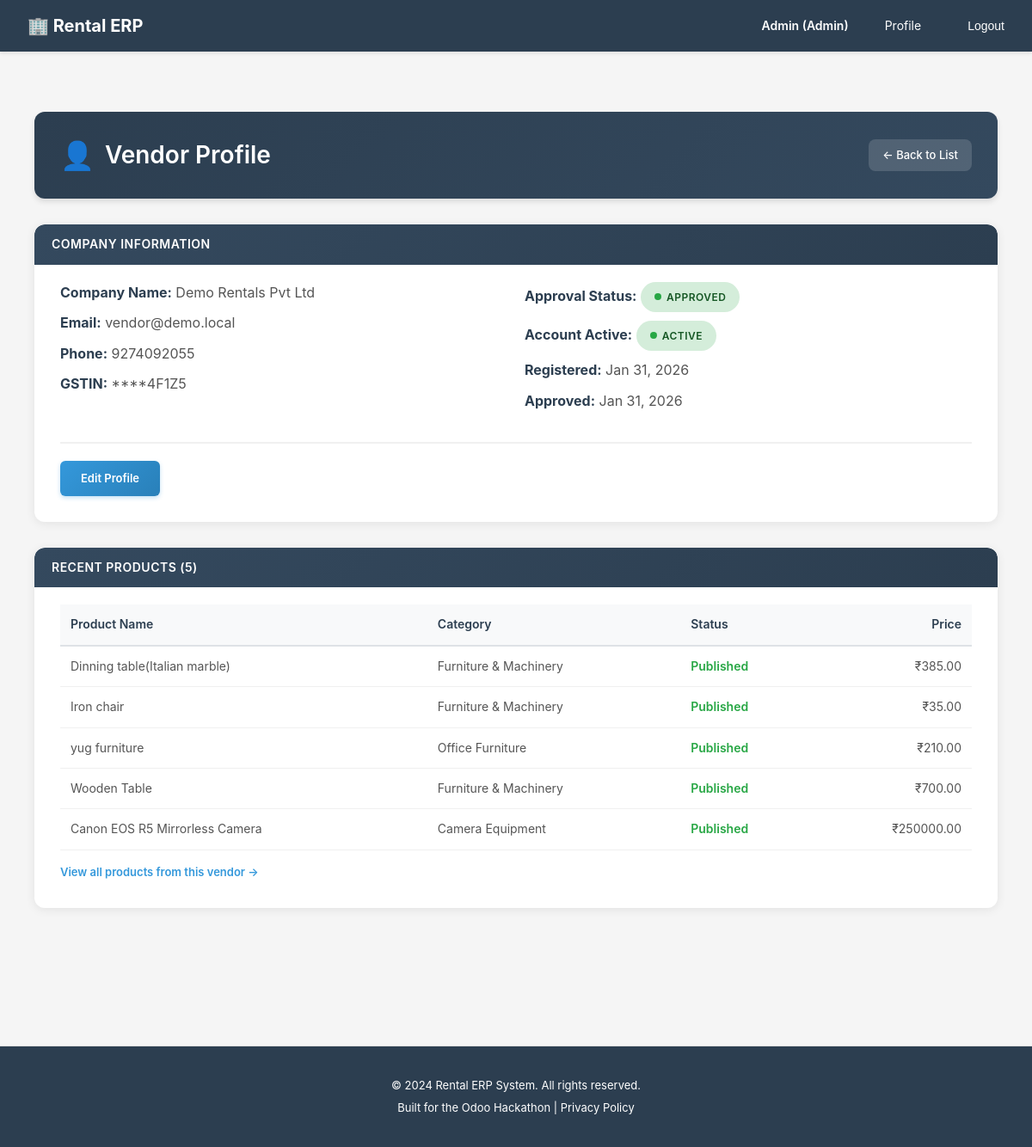
The app's page /accounts/admin/vendors/1/profile/ (signed in), older data.
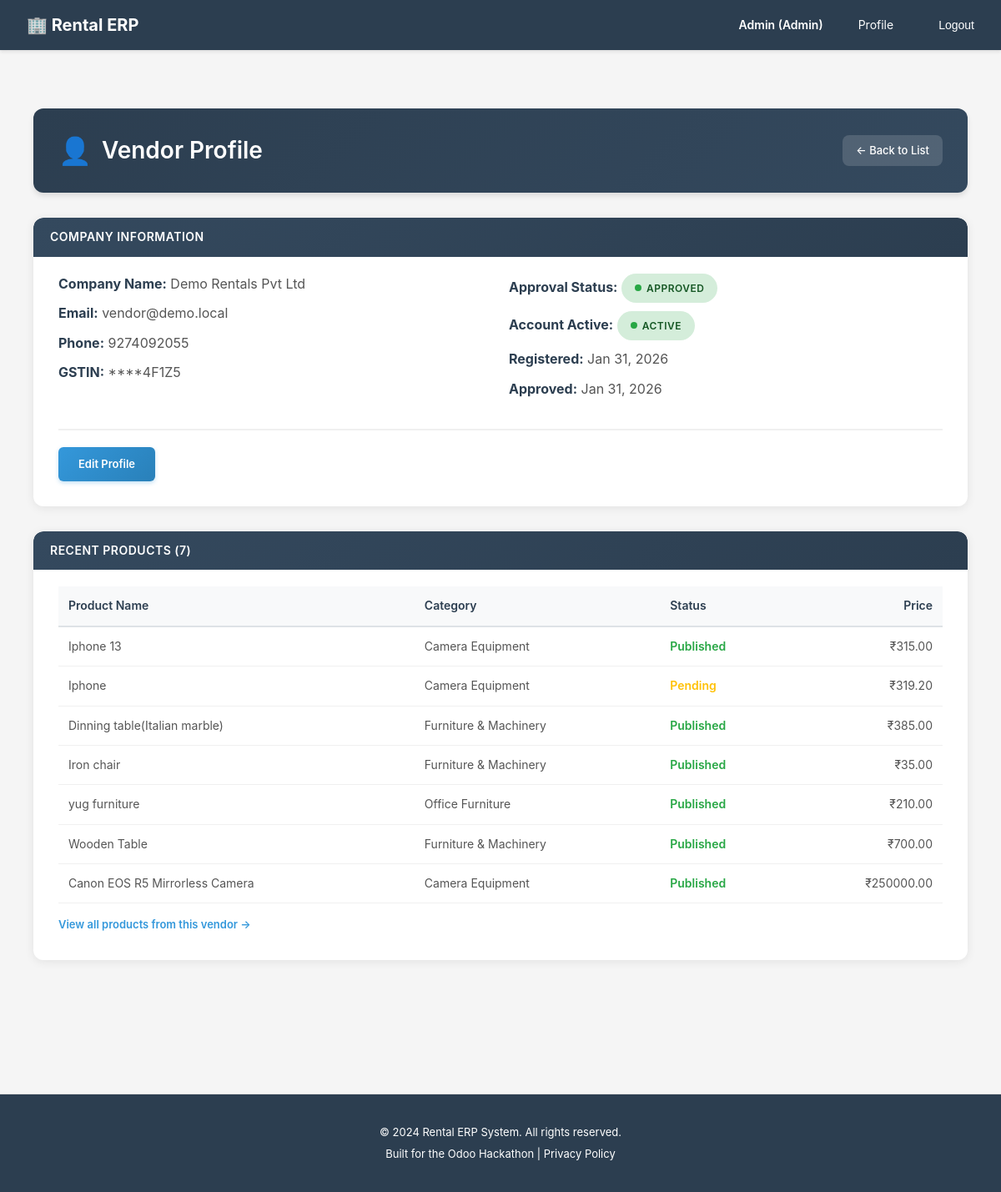
The same page, newer data.
### catalog/models.py (models this page shows, shortened)
class Product(models.Model):
    vendor = models.ForeignKey(
        settings.AUTH_USER_MODEL,
        on_delete=models.CASCADE,
        related_name='products',
        limit_choices_to={'role': 'vendor'},
        help_text="Vendor who owns this product"
    )
    category = models.ForeignKey(
        ProductCategory,
        on_delete=models.SET_NULL,
        blank=True,
        null=True,
        related_name='products',
        help_text="Product classification for filtering"
    )
    name = models.CharField(
        max_length=255,
        help_text="Product name (e.g., 'Canon EOS R5 Mirrorless Camera')"
    )
    slug = models.SlugField(
        max_length=255,
        unique=True,
        help_text="URL-friendly identifier"
    )
    description = models.TextField(
        help_text="Detailed product description for customer decision-making"
    )
    short_description = models.CharField(
        max_length=500,
        blank=True,
        null=True,
        help_text="Brief summary for product listings"
    )
    image_main = models.ImageField(
        upload_to='products/images/',
        blank=True,
        null=True,
        help_text="Primary product image"
    )
    is_rentable = models.BooleanField(
        default=True,
        help_text="Can this product be rented? (vs purchase-only)"
    )
    is_published = models.BooleanField(
        default=False,
        help_text="Visible on website. Vendors can unpublish temporarily."
    )
    quantity_on_hand = models.PositiveIntegerField(
        default=0,
        help_text="Total physical inventory owned by vendor"
    )
    cost_price = models.DecimalField(
        max_digits=10,
        decimal_places=2,
        validators=[MinValueValidator(0)],
        help_text="Vendor's acquisition cost (for margin calculation)"
    )
    attributes = models.JSONField(
        default=dict,
        blank=True,
        help_text="Dynamic attributes like Brand, Model, Color (JSON: {'brand': 'Canon', 'model': 'EOS R5'})"
    )
    meta_title = models.CharField(
        max_length=255,
        blank=True,
        null=True,
        help_text="SEO page title"
    )
    meta_description = models.TextField(
        blank=True,
        null=True,
        help_text="SEO meta description"
    )
    created_at = models.DateTimeField(auto_now_add=True)
    updated_at = models.DateTimeField(auto_now=True)
    class Meta:
        db_table = 'products'
        verbose_name = 'Product'
        verbose_name_plural = 'Products'
        ordering = ['-created_at']
        indexes = [
            models.Index(fields=['vendor', 'is_published']),
            models.Index(fields=['category', 'is_published']),
            models.Index(fields=['slug']),
        ]

class ProductCategory(models.Model):
    name = models.CharField(
        max_length=100,
        unique=True,
        help_text="Category name (e.g., 'Camera Equipment', 'Furniture')"
    )
    slug = models.SlugField(
        max_length=100,
        unique=True,
        help_text="URL-friendly identifier"
    )
    parent = models.ForeignKey(
        'self',
        on_delete=models.CASCADE,
        blank=True,
        null=True,
        related_name='subcategories',
        help_text="Parent category for hierarchical structure"
    )
    description = models.TextField(
        blank=True,
        null=True,
        help_text="Category description for SEO and customer guidance"
    )
    is_active = models.BooleanField(
        default=True,
        help_text="Show/hide category on website"
    )
    created_at = models.DateTimeField(auto_now_add=True)
    updated_at = models.DateTimeField(auto_now=True)
    class Meta:
        db_table = 'product_categories'
        verbose_name = 'Product Category'
        verbose_name_plural = 'Product Categories'
        ordering = ['name']

### accounts/decorators.py (the view)
        def wrapper(request, *args, **kwargs):
            if not request.user.is_authenticated:
                return redirect('accounts:login')
            if request.user.role not in allowed_roles:
                return HttpResponseForbidden('You do not have access to this page.')
            return view_func(request, *args, **kwargs)

### rental_erp/compliance.py (called while the page is built)
    def process_request(self, request):
        if not request.user.is_authenticated:
            return None
        if request.method == 'GET':
            path_lower = request.path.lower()
            for model in self.PERSONAL_DATA_MODELS:
                if model in path_lower:
                    self._log_data_access(request, model)
                    break
        return None

    def process_request(self, request):
        if not request.user.is_authenticated:
            return None
        consent_key = f'gdpr_consent:{request.user.id}'
        has_consent = cache.get(consent_key)
        if has_consent is None:
            cache.set(consent_key, True, 86400)  # Cache for 24 hours
        return None

    def process_response(self, request, response):
        response['X-Privacy-Policy'] = '/privacy-policy/'
        if hasattr(settings, 'DATA_RETENTION_DAYS'):
            response['X-Data-Retention-Days'] = str(settings.DATA_RETENTION_DAYS)
        return response

### rental_erp/encryption.py (called while the page is built)
def mask_sensitive_data(data, pattern='****', show_last=4):
    if not data or len(data) <= show_last:
        return pattern
    visible = data[-show_last:]
    return pattern + visible

### templates/accounts/admin_vendor_profile.html (shortened to what this page needs)
{% extends 'base.html' %}
{% block content %}
<div class="vendor-profile-container">
    <div class="page-header">
        <h2>Vendor Profile</h2>
        <a href="{% url 'accounts:admin_vendor_list' %}" class="back-link">← Back to List</a>
    </div>
    <div class="card-modern">
        <div class="card-body">
            <h3 class="section-header">Company Information</h3>
            <div class="info-grid">
                <div>
                    <p class="info-row"><strong>Company Name:</strong> {{ vendor.company_name }}</p>
                    <p class="info-row"><strong>Email:</strong> {{ vendor.user.email }}</p>
                    <p class="info-row"><strong>Phone:</strong> {{ vendor.user.phone }}</p>
                    <p class="info-row"><strong>GSTIN:</strong> {{ masked_data.masked_gstin|default:"Not provided" }}</p>
                </div>
                <div>
                    <p class="info-row"><strong>Approval Status:</strong>
                        {% if vendor.is_approved %}
                            <span class="status-badge status-approved">Approved</span>
                        {% else %}
                            <span class="status-badge status-pending">Pending</span>
                        {% endif %}
                    </p>
                    <p class="info-row"><strong>Account Active:</strong>
                        {% if vendor.user.is_active %}
                            <span class="status-badge status-active">Active</span>
                        {% else %}
                            <span class="status-badge status-inactive">Inactive</span>
                        {% endif %}
                    </p>
                    <p class="info-row"><strong>Registered:</strong> {{ vendor.created_at|date:"M d, Y" }}</p>
                    {% if vendor.approved_at %}
                        <p class="info-row"><strong>Approved:</strong> {{ vendor.approved_at|date:"M d, Y" }}</p>
                    {% endif %}
                </div>
            </div>
            <div class="actions-row">
                <a href="{% url 'accounts:admin_vendor_edit' vendor.pk %}" class="action-btn">Edit Profile</a>
            </div>
        </div>
    </div>
    <div class="card-modern">
        <div class="card-body">
            <h3 class="section-header">Recent Products ({{ products|length }})</h3>
            {% if products %}
            <table class="products-table">
                <thead>
                    <tr>
                        <th>Product Name</th>
                        <th>Category</th>
                        <th>Status</th>
                        <th style="text-align: right;">Price</th>
                    </tr>
                </thead>
                <tbody>
                    {% for product in products %}
                    <tr>
                        <td>{{ product.name }}</td>
                        <td>{{ product.category.name|default:"Uncategorized" }}</td>
                        <td>
                            {% if product.is_published %}
                                <span class="products-status published">Published</span>
                            {% else %}
                                <span class="products-status pending">Pending</span>
                            {% endif %}
                        </td>
                        <td style="text-align: right;">₹{{ product.cost_price }}</td>
                    </tr>
                    {% endfor %}
                </tbody>
            </table>
            {% else %}
            <p style="color: #7f8c8d; font-style: italic;">No products listed yet.</p>
            {% endif %}
            <a href="{% url 'accounts:admin_product_list' %}?vendor={{ vendor.user.id }}" class="view-all-link">View all products from this vendor →</a>
        </div>
    </div>
</div>
{% endblock %}

Row changes from the older to the newer data that the page shows:
added Product: name "Iphone 13", category.name "Camera Equipment", is_published "Published", cost_price "315.00"
added Product: name "Iphone", category.name "Camera Equipment", is_published "Pending", cost_price "319.20"
Text that changed along with them:
{{ products|length }}: "5" → "7"
